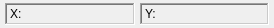
<?xml version="1.0" encoding="UTF-8"?>
<ui version="4.0">
 <class>MousePositionWidget</class>
 <widget class="QWidget" name="MousePositionWidget">
  <property name="geometry">
   <rect>
    <x>0</x>
    <y>0</y>
    <width>274</width>
    <height>28</height>
   </rect>
  </property>
  <property name="windowTitle">
   <string>Form</string>
  </property>
  <layout class="QHBoxLayout" name="horizontalLayout">
   <property name="spacing">
    <number>5</number>
   </property>
   <property name="leftMargin">
    <number>5</number>
   </property>
   <property name="topMargin">
    <number>3</number>
   </property>
   <property name="rightMargin">
    <number>5</number>
   </property>
   <property name="bottomMargin">
    <number>3</number>
   </property>
   <item>
    <widget class="QLabel" name="labelX">
     <property name="minimumSize">
      <size>
       <width>125</width>
       <height>0</height>
      </size>
     </property>
     <property name="frameShape">
      <enum>QFrame::WinPanel</enum>
     </property>
     <property name="frameShadow">
      <enum>QFrame::Sunken</enum>
     </property>
     <property name="text">
      <string>X: </string>
     </property>
    </widget>
   </item>
   <item>
    <widget class="QLabel" name="labelY">
     <property name="minimumSize">
      <size>
       <width>125</width>
       <height>0</height>
      </size>
     </property>
     <property name="frameShape">
      <enum>QFrame::WinPanel</enum>
     </property>
     <property name="frameShadow">
      <enum>QFrame::Sunken</enum>
     </property>
     <property name="text">
      <string>Y: </string>
     </property>
    </widget>
   </item>
  </layout>
 </widget>
 <resources/>
 <connections/>
</ui>
